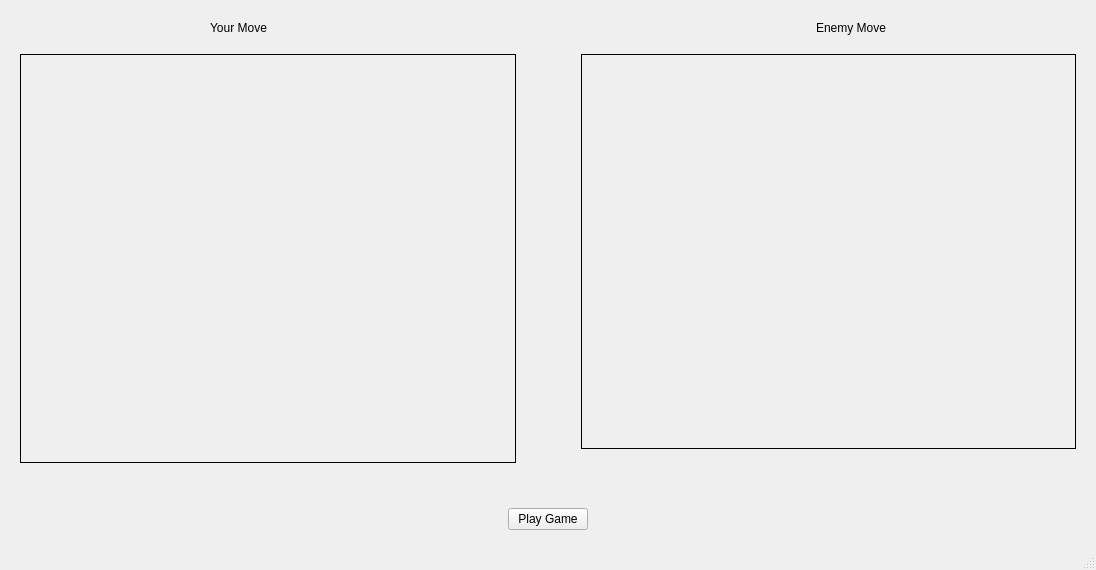
<?xml version="1.0" encoding="UTF-8"?>
<ui version="4.0">
 <class>MainWindow</class>
 <widget class="QMainWindow" name="MainWindow">
  <property name="geometry">
   <rect>
    <x>0</x>
    <y>0</y>
    <width>1096</width>
    <height>570</height>
   </rect>
  </property>
  <property name="windowTitle">
   <string>MainWindow</string>
  </property>
  <widget class="QWidget" name="centralwidget">
   <layout class="QGridLayout" name="gridLayout_2">
    <property name="leftMargin">
     <number>20</number>
    </property>
    <property name="rightMargin">
     <number>20</number>
    </property>
    <property name="spacing">
     <number>6</number>
    </property>
    <item row="0" column="0">
     <layout class="QVBoxLayout" name="verticalLayout_2">
      <property name="spacing">
       <number>16</number>
      </property>
      <item>
       <widget class="QWidget" name="horizontalWidget_3" native="true">
        <property name="sizePolicy">
         <sizepolicy hsizetype="Preferred" vsizetype="Fixed">
          <horstretch>0</horstretch>
          <verstretch>0</verstretch>
         </sizepolicy>
        </property>
        <layout class="QHBoxLayout" name="horizontalLayout_3">
         <property name="bottomMargin">
          <number>0</number>
         </property>
         <item>
          <spacer name="horizontalSpacer_3">
           <property name="orientation">
            <enum>Qt::Horizontal</enum>
           </property>
           <property name="sizeHint" stdset="0">
            <size>
             <width>40</width>
             <height>20</height>
            </size>
           </property>
          </spacer>
         </item>
         <item>
          <widget class="QLabel" name="label_2">
           <property name="text">
            <string>Your Move</string>
           </property>
           <property name="alignment">
            <set>Qt::AlignCenter</set>
           </property>
          </widget>
         </item>
         <item>
          <spacer name="horizontalSpacer_6">
           <property name="orientation">
            <enum>Qt::Horizontal</enum>
           </property>
           <property name="sizeHint" stdset="0">
            <size>
             <width>40</width>
             <height>20</height>
            </size>
           </property>
          </spacer>
         </item>
         <item>
          <spacer name="horizontalSpacer_7">
           <property name="orientation">
            <enum>Qt::Horizontal</enum>
           </property>
           <property name="sizeHint" stdset="0">
            <size>
             <width>40</width>
             <height>20</height>
            </size>
           </property>
          </spacer>
         </item>
         <item>
          <spacer name="horizontalSpacer_4">
           <property name="orientation">
            <enum>Qt::Horizontal</enum>
           </property>
           <property name="sizeHint" stdset="0">
            <size>
             <width>40</width>
             <height>20</height>
            </size>
           </property>
          </spacer>
         </item>
         <item>
          <widget class="QLabel" name="label">
           <property name="text">
            <string>Enemy Move</string>
           </property>
           <property name="alignment">
            <set>Qt::AlignCenter</set>
           </property>
          </widget>
         </item>
         <item>
          <spacer name="horizontalSpacer_5">
           <property name="orientation">
            <enum>Qt::Horizontal</enum>
           </property>
           <property name="sizeHint" stdset="0">
            <size>
             <width>40</width>
             <height>20</height>
            </size>
           </property>
          </spacer>
         </item>
        </layout>
       </widget>
      </item>
      <item>
       <layout class="QHBoxLayout" name="horizontalLayout">
        <property name="spacing">
         <number>20</number>
        </property>
        <item>
         <layout class="QVBoxLayout" name="verticalLayout_3">
          <property name="spacing">
           <number>6</number>
          </property>
          <item>
           <widget class="QLabel" name="videoDisplay">
            <property name="frameShape">
             <enum>QFrame::Box</enum>
            </property>
            <property name="text">
             <string/>
            </property>
            <property name="alignment">
             <set>Qt::AlignCenter</set>
            </property>
           </widget>
          </item>
          <item>
           <widget class="QLabel" name="playerMoveLabel">
            <property name="sizePolicy">
             <sizepolicy hsizetype="Preferred" vsizetype="Fixed">
              <horstretch>0</horstretch>
              <verstretch>0</verstretch>
             </sizepolicy>
            </property>
            <property name="text">
             <string/>
            </property>
            <property name="alignment">
             <set>Qt::AlignCenter</set>
            </property>
           </widget>
          </item>
         </layout>
        </item>
        <item>
         <widget class="QWidget" name="verticalWidget_4" native="true">
          <property name="sizePolicy">
           <sizepolicy hsizetype="Fixed" vsizetype="Preferred">
            <horstretch>0</horstretch>
            <verstretch>0</verstretch>
           </sizepolicy>
          </property>
          <layout class="QVBoxLayout" name="verticalLayout_6" stretch="0">
           <item>
            <widget class="QLabel" name="timeLabel">
             <property name="sizePolicy">
              <sizepolicy hsizetype="Fixed" vsizetype="Preferred">
               <horstretch>0</horstretch>
               <verstretch>0</verstretch>
              </sizepolicy>
             </property>
             <property name="minimumSize">
              <size>
               <width>0</width>
               <height>0</height>
              </size>
             </property>
             <property name="text">
              <string>  </string>
             </property>
             <property name="alignment">
              <set>Qt::AlignCenter</set>
             </property>
             <property name="margin">
              <number>17</number>
             </property>
            </widget>
           </item>
          </layout>
         </widget>
        </item>
        <item>
         <layout class="QVBoxLayout" name="verticalLayout_5">
          <item>
           <widget class="QLabel" name="enemyDisplay">
            <property name="frameShape">
             <enum>QFrame::Box</enum>
            </property>
            <property name="frameShadow">
             <enum>QFrame::Plain</enum>
            </property>
            <property name="text">
             <string/>
            </property>
            <property name="alignment">
             <set>Qt::AlignCenter</set>
            </property>
           </widget>
          </item>
          <item>
           <widget class="QLabel" name="computerMoveLabel">
            <property name="sizePolicy">
             <sizepolicy hsizetype="Preferred" vsizetype="Fixed">
              <horstretch>0</horstretch>
              <verstretch>0</verstretch>
             </sizepolicy>
            </property>
            <property name="text">
             <string/>
            </property>
            <property name="alignment">
             <set>Qt::AlignCenter</set>
            </property>
           </widget>
          </item>
         </layout>
        </item>
       </layout>
      </item>
      <item>
       <widget class="QWidget" name="horizontalWidget_2" native="true">
        <property name="sizePolicy">
         <sizepolicy hsizetype="Preferred" vsizetype="Fixed">
          <horstretch>0</horstretch>
          <verstretch>0</verstretch>
         </sizepolicy>
        </property>
        <layout class="QHBoxLayout" name="horizontalLayout_2" stretch="0,0,0">
         <property name="sizeConstraint">
          <enum>QLayout::SetDefaultConstraint</enum>
         </property>
         <item>
          <spacer name="horizontalSpacer_2">
           <property name="orientation">
            <enum>Qt::Horizontal</enum>
           </property>
           <property name="sizeHint" stdset="0">
            <size>
             <width>40</width>
             <height>20</height>
            </size>
           </property>
          </spacer>
         </item>
         <item>
          <widget class="QPushButton" name="playButton">
           <property name="text">
            <string>Play Game</string>
           </property>
          </widget>
         </item>
         <item>
          <spacer name="horizontalSpacer">
           <property name="orientation">
            <enum>Qt::Horizontal</enum>
           </property>
           <property name="sizeHint" stdset="0">
            <size>
             <width>40</width>
             <height>20</height>
            </size>
           </property>
          </spacer>
         </item>
        </layout>
       </widget>
      </item>
     </layout>
    </item>
   </layout>
  </widget>
  <widget class="QStatusBar" name="statusbar"/>
 </widget>
 <resources/>
 <connections/>
</ui>
